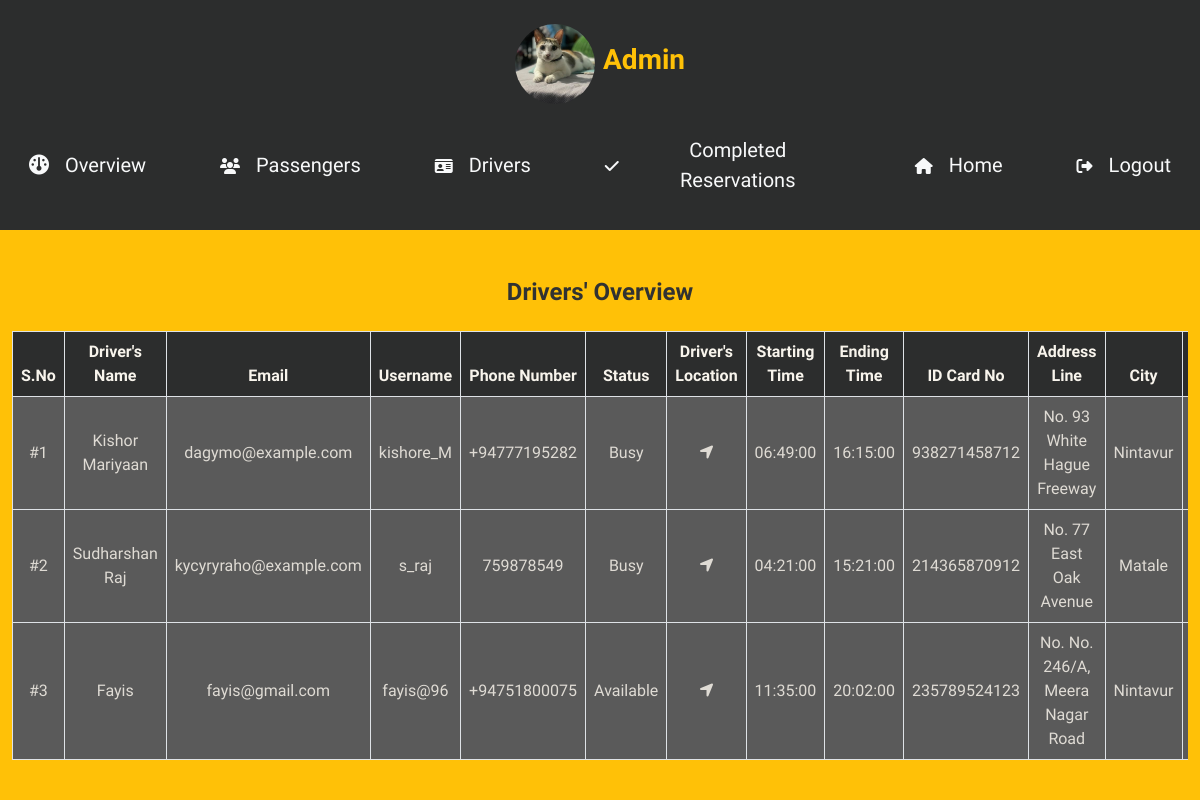
Screenshot of /admin-panel/admin-panel.php?drivers with the database file from the repository.
### tables this page shows
CREATE TABLE `table_driver` (
  `driver_id` int(11) NOT NULL,
  `driver_name` varchar(50) NOT NULL,
  `driver_email` varchar(50) NOT NULL,
  `driver_phone_no` varchar(12) NOT NULL,
  `driver_id_card_no` varchar(20) NOT NULL,
  `driver_username` varchar(50) NOT NULL,
  `driver_password` varchar(255) NOT NULL,
  `taxi_number` varchar(20) NOT NULL,
  `availability_status` varchar(50) NOT NULL,
  `location_latitude` varchar(20) NOT NULL,
  `location_longitude` varchar(20) NOT NULL,
  `start_time` time NOT NULL,
  `end_time` time NOT NULL,
  `driver_address_line` varchar(50) NOT NULL,
  `driver_city` varchar(20) NOT NULL,
  `driver_country` varchar(20) NOT NULL,
  `driver_image` varchar(255) NOT NULL
);

### admin-panel/drivers.php (the view, shortened to what this page needs)
<?php
include('../includes/connect.php');
?>
<!DOCTYPE html>
<html lang="en">
<head>
    <link rel="stylesheet" href="https://cdnjs.cloudflare.com/ajax/libs/font-awesome/6.5.1/css/all.min.css" />
    <link rel="stylesheet" href="../assets/css/bootstrap.min.css" />
    <link rel="stylesheet" href="../assets/css/style.css" />
    <link rel="stylesheet" href="../assets/css/style2.css">
</head>
<body class="bg-warning container-fluid">
    <h4 class="text-center container fw-bold font-black mt-5 pb-2">
        Drivers' Overview
    </h4>
    <div class="table-responsive overflow-x-scroll mt-3">
        <table class="table align-middle table-bordered">
            <thead class="text-center fw-semibold">
                <tr>
                    <th class="background-black-color font-white">S.No</th>
                    <th class="background-black-color font-white">
                        Driver's Name
                    </th>
                    <th class="background-black-color font-white">Email</th>
                    <th class="background-black-color font-white">Username</th>
                    <th class="background-black-color font-white">Phone Number</th>
                    <th class="background-black-color font-white">Status</th>
                    <th class="background-black-color font-white">Driver's Location</th>
                    <th class="background-black-color font-white">Starting Time</th>
                    <th class="background-black-color font-white">Ending Time</th>
                    <th class="background-black-color font-white">ID Card No</th>
                    <th class="background-black-color font-white">Address Line</th>
                    <th class="background-black-color font-white">City</th>
                    <th class="background-black-color font-white">Country</th>
                </tr>
            </thead>
            <tbody>
                <?php
                $serialNumber = 1;
                $fetchDriverDetails = mysqli_query($con, "SELECT * FROM `table_driver`");
                while ($arrayOfDriverDetails = mysqli_fetch_assoc($fetchDriverDetails)) {
                    $driverName = $arrayOfDriverDetails['driver_name'];
                    $driverEmail = $arrayOfDriverDetails['driver_email'];
                    $driverPhoneNo = $arrayOfDriverDetails['driver_phone_no'];
                    $driverIdCardNo = $arrayOfDriverDetails['driver_id_card_no'];
                    $driverUsername = $arrayOfDriverDetails['driver_username'];
                    $availabilityStatus = $arrayOfDriverDetails['availability_status'];
                    $locationLatitude = $arrayOfDriverDetails['location_latitude'];
                    $locationLongitude = $arrayOfDriverDetails['location_longitude'];
                    $startTime = $arrayOfDriverDetails['start_time'];
                    $endTime = $arrayOfDriverDetails['end_time'];
                    $driverAddressLine = $arrayOfDriverDetails['driver_address_line'];
                    $driverCity = $arrayOfDriverDetails['driver_city'];
                    $driverLocation = $locationLatitude . "," . $locationLongitude;
                    if ($availabilityStatus == "available") {
                        $statusReadableFormat = "Available";
                    } else {
                        $statusReadableFormat = "Busy";
                    }
                ?>
                    <tr class="text-center">
                        <td class="background-black-color-secondary font-white-secondary">
                            #<?php echo $serialNumber; ?>
                        </td>
                        <td class="background-black-color-secondary font-white-secondary">
                            <?php echo $driverName; ?>
                        </td>
                        <td class="background-black-color-secondary font-white-secondary">
                            <a href="mailto:<?php echo $driverEmail; ?>" class="text-decoration-none font-white-secondary"><?php echo $driverEmail; ?></a>
                        </td>
                        <td class="background-black-color-secondary font-white-secondary">
                            <?php echo $driverUsername; ?>
                        </td>
                        <td class="background-black-color-secondary font-white-secondary">
                            <a href="tel:<?php echo $driverPhoneNo; ?>" class="text-decoration-none font-white-secondary"><?php echo $driverPhoneNo; ?></a>
                        </td>
                        <td class="background-black-color-secondary font-white-secondary">
                            <?php echo $statusReadableFormat; ?>
                        </td>
                        <td class="background-black-color-secondary font-white-secondary">
                            <button class="btn hover-effect font-white-secondary" onclick="showLocationOnMap('<?php echo $driverLocation; ?>')"><i class="fa-solid fa-location-arrow"></i> </button>
                        </td>
                        <td class="background-black-color-secondary font-white-secondary">
                            <?php echo $startTime; ?>
                        </td>
                        <td class="background-black-color-secondary font-white-secondary">
                            <?php echo $endTime; ?>
                        </td>
                        <td class="background-black-color-secondary font-white-secondary">
                            <?php echo $driverIdCardNo; ?>
                        </td>
                        <td class="background-black-color-secondary font-white-secondary">
                            No. <?php echo $driverAddressLine; ?>
                        </td>
                        <td class="background-black-color-secondary text-capitalize font-white-secondary">
                            <?php echo $driverCity; ?>
                        </td>
                        <td class="background-black-color-secondary font-white-secondary">
                        </td>
                    </tr>
                <?php
                    $serialNumber++;
                }
                ?>
            </tbody>
        </table>
    </div>
</body>
</html>

### assets/css/style.css (style rules this page uses)
html, body { scroll-behavior: smooth !important; }
body { font-family: "Sen", sans-serif !important; }
.font-white { color: #f8f4ec !important; }
.font-white-secondary { color: #dfdbd4 !important; }
.background-black-color { background-color: #2c2d2d !important; }
.font-black { color: #313232 !important; }

### assets/css/style2.css (style rules this page uses)
.background-black-color-secondary { background: #5a5a5a !important; }

### rows the page displays
table_driver: driver_name "Kishor Mariyaan", driver_email "dagymo@example.com", driver_username "kishore_M", driver_phone_no "+94777195282", availability_status "Busy", start_time "06:49:00", end_time "16:15:00", driver_id_card_no "938271458712", driver_address_line "93 White Hague Freeway", driver_city "Nintavur"
table_driver: driver_name "Sudharshan Raj", driver_email "kycyryraho@example.com", driver_username "s_raj", driver_phone_no "759878549", availability_status "Busy", start_time "04:21:00", end_time "15:21:00", driver_id_card_no "214365870912", driver_address_line "77 East Oak Avenue", driver_city "Matale"
table_driver: driver_name "Fayis", driver_email "fayis@gmail.com", driver_username "fayis@96", driver_phone_no "+94751800075", availability_status "Available", start_time "11:35:00", end_time "20:02:00", driver_id_card_no "235789524123", driver_address_line "No. 246/A, Meera Nagar Road", driver_city "Nintavur"
